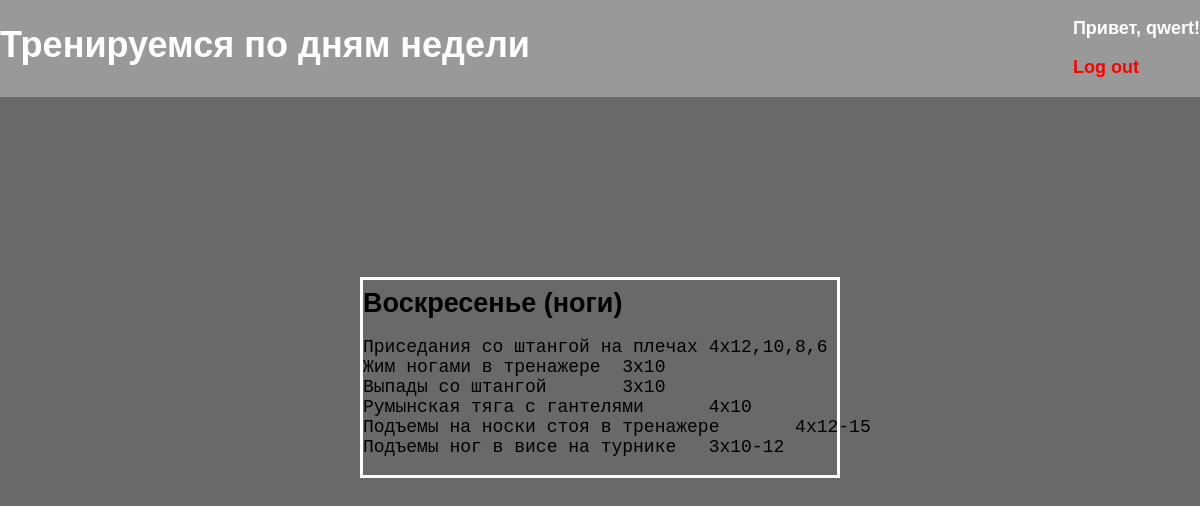
The app's page / (signed in) with its own data.
### blog/models.py (models this page shows, shortened)
class Post(models.Model):
    title = models.CharField(max_length=200)
    date = datetime.datetime.today().weekday()
    author = models.ForeignKey(
        'auth.User',
        on_delete=models.CASCADE,
    )
    body = models.TextField()
    def __str__(self):
        return self.title

### blog/views.py (the view)
# urls.py: path('', BlogListView.as_view(), name='home'),
class BlogListView(ListView):
    model = Post
    template_name = 'blog/home.html'

### blog/templates/blog/home.html
{% extends 'blog/base.html' %}
{% block content %}
    {% now "l" as current_year %}
      {% if user.is_authenticated %}
        {% if current_year == 'Monday'  %}
            <div class="post-entry">
            <h2>{{ object_list.0}}</h2>
            <pre>{{ object_list.0.body }}</pre>
            </div>
        {% elif current_year == "Tuesday" %}
            <div class="post-entry">
            <h2>{{ object_list.1}}</h2>
            <pre>{{ object_list.1.body }}</pre>
            </div>
        {% elif current_year == "Wednesday" %}
            <div class="post-entry">
            <h2>{{ object_list.2}}</h2>
            <pre>{{ object_list.2.body }}</pre>
            </div>
        {% elif current_year == "Thursday" %}
            <div class="post-entry">
            <h2>{{ object_list.3}}</h2>
            <pre>{{ object_list.3.body }}</pre>
            </div>
        {% elif current_year == "Friday" %}
            <div class="post-entry">
            <h2>{{ object_list.4}}  </h2>
            <pre>{{ object_list.4.body }}</pre>
            </div>
        {% elif current_year == "Saturday" %}
            <div class="post-entry">
            <h2>{{ object_list.5}}  </h2>
            <p>{{ object_list.5.body }}</p>
            </div>
        {% elif current_year == "Sunday" %}
            <div class="post-entry">
            <h2>{{ object_list.6}} </h2>
          <pre>{{ object_list.6.body }}</pre>
            </div>
        {% endif %}
      {% else %}
        <h1>Нужно войти/зарегистрироваться</h1>
      {% endif %}
{% endblock content %}

### blog/templates/blog/base.html (shortened to what this page needs)
{% load static %}
<html>
  <head>
    <link href="{% static 'css/style.css' %}" rel="stylesheet">
  </head>
  <body>
    <div>
      <header>
        <div class="nav-left">
          <h1><a href="{% url 'home' %}">Тренируемся по дням недели</a></h1>
        </div>
        <div>
          {% if user.is_authenticated %}
            <p class="log">Привет, {{ user.username }}!</p>
            <p class="log"><a style="color: red; text-decoration: none;" href="{% url 'logout' %}">Log out</a></p>
          {% else %}
            <p class="log">Вы не зарегистрированы</p>
            <a href="{% url 'login' %}">Войти</a>
          {% endif %}
        </div>
      </header>
    {% block content %}
    {% endblock content %}
    </div>
  </body>
</html>

### blog/static/css/style.css (style rules this page uses)
body { font-family: 'Source Sans Pro', sans-serif; font-size: 18px; background-color: dimgray; margin: 0; }
.log { color: #ffffff; font-weight:bold }
header { border-bottom: 1px solid #999999; margin-bottom: 2rem; display: flex; background-color: #999999; }
header h1 a { color: #ffffff; text-decoration: none; }
.nav-left { margin-right: auto; }
.post-entry { margin:15% 30% 0 30%; border-style: solid; border-color: #ffffff; }
.post-entry h2 { margin: 0.5rem 0; }

### records on screen
Post: title "Воскресенье (ноги)", body "Приседания со штангой на плечах 4х12,10,8,6 Жим ногами в тренажере 3х10 Выпады со штангой 3х10 Румынская тяга с гантелями 4х10 Подъемы на носки стоя в тренажере 4х12-15 Подъемы ног в висе на турнике 3х10-12"

### other values on screen
{{ user.username }} "qwert"
